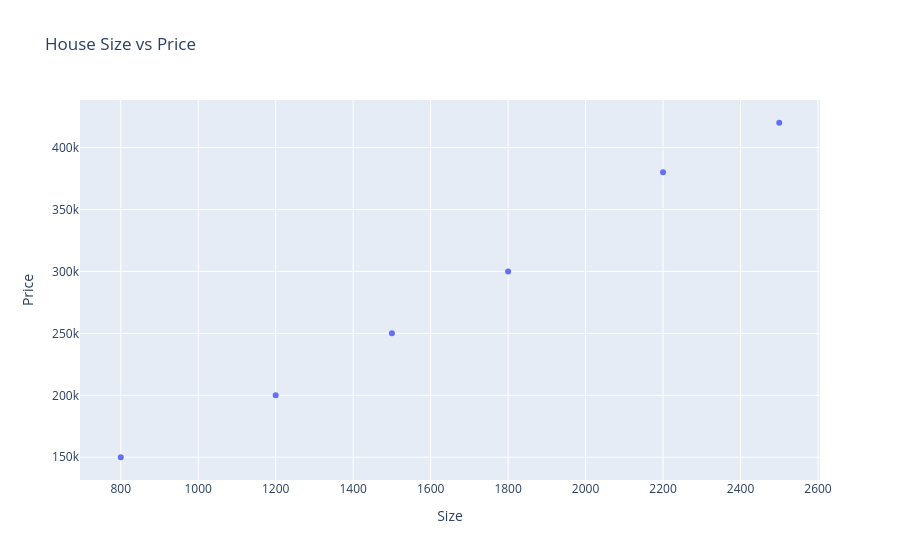

The notebook cell this image was saved under:
### Code cell
import plotly.express as px

# Small dataset: House Size (sq ft) vs Price ($)
data = {'Size': [800, 1200, 1500, 1800, 2200, 2500], 
        'Price': [150000, 200000, 250000, 300000, 380000, 420000]}

fig = px.scatter(data, x='Size', y='Price', title='House Size vs Price')
fig.show()

### Figure 1 — Plotly figure (JSON) as saved in the notebook; plotly's stock layout.template omitted (floating-point values rounded to 4 significant figures)
{"data": [{"hovertemplate": "Size=%{x}<br>Price=%{y}<extra></extra>", "legendgroup": "", "marker": {"color": "#636efa", "symbol": "circle"}, "mode": "markers", "name": "", "orientation": "v", "showlegend": false, "type": "scatter", "x": [800, 1200, 1500, 1800, 2200, 2500], "xaxis": "x", "y": [150000, 200000, 250000, 300000, 380000, 420000], "yaxis": "y"}], "layout": {"legend": {"tracegroupgap": 0}, "title": {"text": "House Size vs Price"}, "xaxis": {"anchor": "y", "domain": [0, 1], "title": {"text": "Size"}}, "yaxis": {"anchor": "x", "domain": [0, 1], "title": {"text": "Price"}}}}
